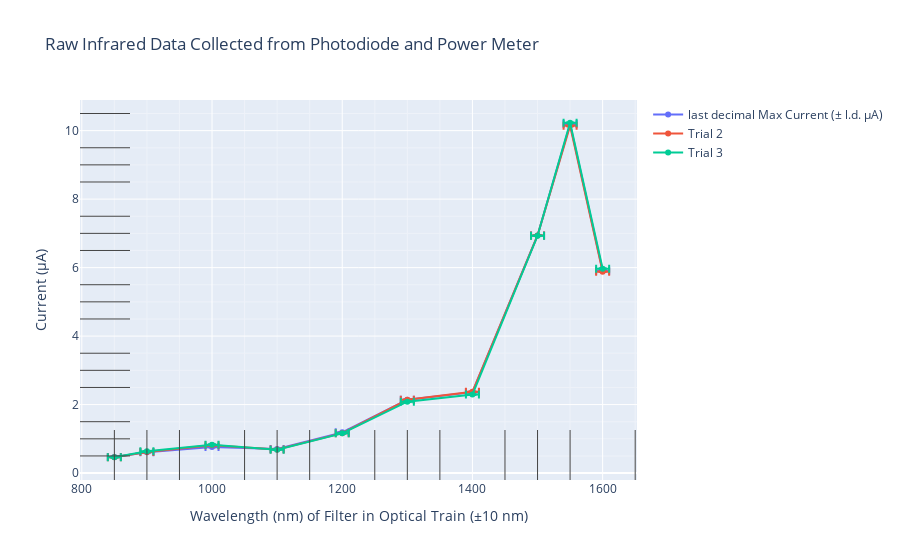

This figure's notebook cell:
### Code cell
df = IR_data_numeric
fig = go.Figure()
for col in range(df.shape[1]-2):
    fig.add_trace(go.Scatter(x=df.index.to_numpy(), 
        error_x = dict(type='data', array=IR_data_numeric["λ uncertainty (nm)"], visible=True),
        y = df.iloc[:,col].to_numpy(),
        error_y = dict(type='data', array=IR_data_numeric["Current uncertainty (μA)"], 
            visible=True),
        name=df.columns[col]))
#fig.add_scatter("last decimal Max Current (± l.d. μA)")
fig.update_layout(title="Raw Infrared Data Collected from Photodiode and Power Meter",
    yaxis_title="Current (μA)", 
    xaxis_title="Wavelength (nm) of Filter in Optical Train (±10 nm)")
fig.update_yaxes(minor=dict(ticks="inside", ticklen=50, showgrid=True))
#fig.update_yaxes(type="log")
fig.update_xaxes(minor=dict(ticks="inside", ticklen=50, showgrid=True))
fig.write_html("collected_IR_data_numerical.html")
fig

### Figure 1 — Plotly figure (JSON) as saved in the notebook; plotly's stock layout.template omitted (floating-point values rounded to 4 significant figures)
{"data": [{"error_x": {"array": [10, 10, 10, 10, 10, 10, 10, 10, 10, 10], "type": "data", "visible": true}, "error_y": {"array": [0.01, 0.01, 0.01, 0.01, 0.01, 0.01, 0.01, 0.01, 0.01, 0.01], "type": "data", "visible": true}, "name": "last decimal Max Current (± l.d. μA)", "type": "scatter", "x": [850, 900, 1000, 1100, 1200, 1300, 1400, 1500, 1550, 1600], "y": [0.469, 0.61, 0.761, 0.701, 1.189, 2.142, 2.363, 6.94, 10.19, 5.91]}, {"error_x": {"array": [10, 10, 10, 10, 10, 10, 10, 10, 10, 10], "type": "data", "visible": true}, "error_y": {"array": [0.01, 0.01, 0.01, 0.01, 0.01, 0.01, 0.01, 0.01, 0.01, 0.01], "type": "data", "visible": true}, "name": "Trial 2", "type": "scatter", "x": [850, 900, 1000, 1100, 1200, 1300, 1400, 1500, 1550, 1600], "y": [0.462, 0.612, 0.81, 0.687, 1.165, 2.14, 2.374, 6.94, 10.14, 5.88]}, {"error_x": {"array": [10, 10, 10, 10, 10, 10, 10, 10, 10, 10], "type": "data", "visible": true}, "error_y": {"array": [0.01, 0.01, 0.01, 0.01, 0.01, 0.01, 0.01, 0.01, 0.01, 0.01], "type": "data", "visible": true}, "name": "Trial 3", "type": "scatter", "x": [850, 900, 1000, 1100, 1200, 1300, 1400, 1500, 1550, 1600], "y": [0.465, 0.635, 0.829, 0.682, 1.16, 2.086, 2.293, 6.93, 10.23, 5.97]}], "layout": {"title": {"text": "Raw Infrared Data Collected from Photodiode and Power Meter"}, "xaxis": {"minor": {"showgrid": true, "ticklen": 50, "ticks": "inside"}, "title": {"text": "Wavelength (nm) of Filter in Optical Train (±10 nm)"}}, "yaxis": {"minor": {"showgrid": true, "ticklen": 50, "ticks": "inside"}, "title": {"text": "Current (μA)"}}}}
